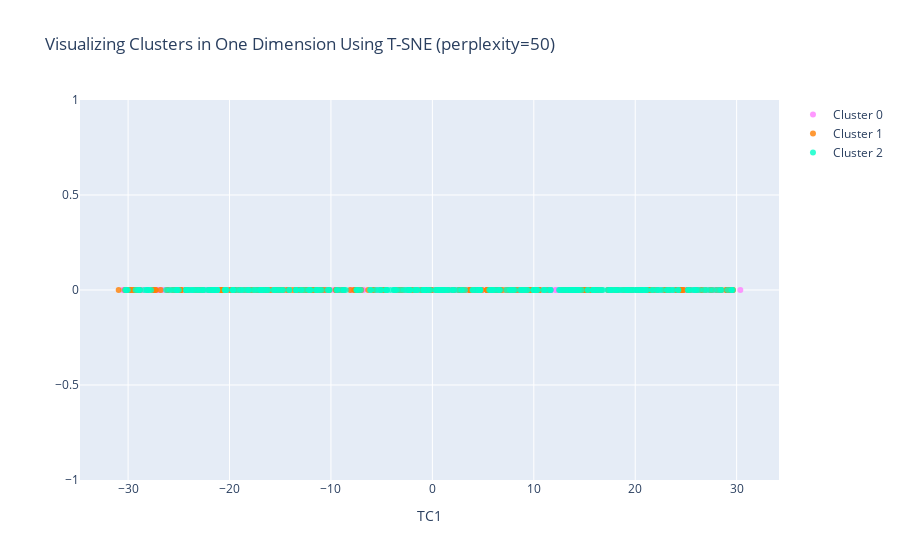

This figure's notebook cell:
### Code cell
#Instructions for building the 1-D plot

#trace1 is for 'Cluster 0'
trace1 = go.Scatter(
                    x = cluster0["TC1_1d"],
                    y = cluster0["dummy"],
                    mode = "markers",
                    name = "Cluster 0",
                    marker = dict(color = 'rgba(255, 128, 255, 0.8)'),
                    text = None)

#trace2 is for 'Cluster 1'
trace2 = go.Scatter(
                    x = cluster1["TC1_1d"],
                    y = cluster1["dummy"],
                    mode = "markers",
                    name = "Cluster 1",
                    marker = dict(color = 'rgba(255, 128, 2, 0.8)'),
                    text = None)

#trace3 is for 'Cluster 2'
trace3 = go.Scatter(
                    x = cluster2["TC1_1d"],
                    y = cluster2["dummy"],
                    mode = "markers",
                    name = "Cluster 2",
                    marker = dict(color = 'rgba(0, 255, 200, 0.8)'),
                    text = None)

data = [trace1, trace2, trace3]

title = "Visualizing Clusters in One Dimension Using T-SNE (perplexity=" + str(PERPLEXITY) + ")"

layout = dict(title = title,
              xaxis= dict(title= 'TC1',ticklen= 5,zeroline= False),
              yaxis= dict(title= '',ticklen= 5,zeroline= False)
             )

fig = dict(data = data, layout = layout)

iplot(fig)

### Figure 1 — Plotly figure (JSON) as saved in the notebook; plotly's stock layout.template omitted (floating-point values rounded to 4 significant figures; data arrays with more than 128 entries replaced by an {"elided": "..."} marker saying what was removed)
{"data": [{"marker": {"color": "rgba(255, 128, 255, 0.8)"}, "mode": "markers", "name": "Cluster 0", "type": "scatter", "x": {"elided": "390 float values"}, "y": {"elided": "390 int values"}}, {"marker": {"color": "rgba(255, 128, 2, 0.8)"}, "mode": "markers", "name": "Cluster 1", "type": "scatter", "x": {"elided": "296 float values"}, "y": {"elided": "296 int values"}}, {"marker": {"color": "rgba(0, 255, 200, 0.8)"}, "mode": "markers", "name": "Cluster 2", "type": "scatter", "x": {"elided": "314 float values"}, "y": {"elided": "314 int values"}}], "layout": {"title": {"text": "Visualizing Clusters in One Dimension Using T-SNE (perplexity=50)"}, "xaxis": {"ticklen": 5, "title": {"text": "TC1"}, "zeroline": false}, "yaxis": {"ticklen": 5, "title": {"text": ""}, "zeroline": false}}}
